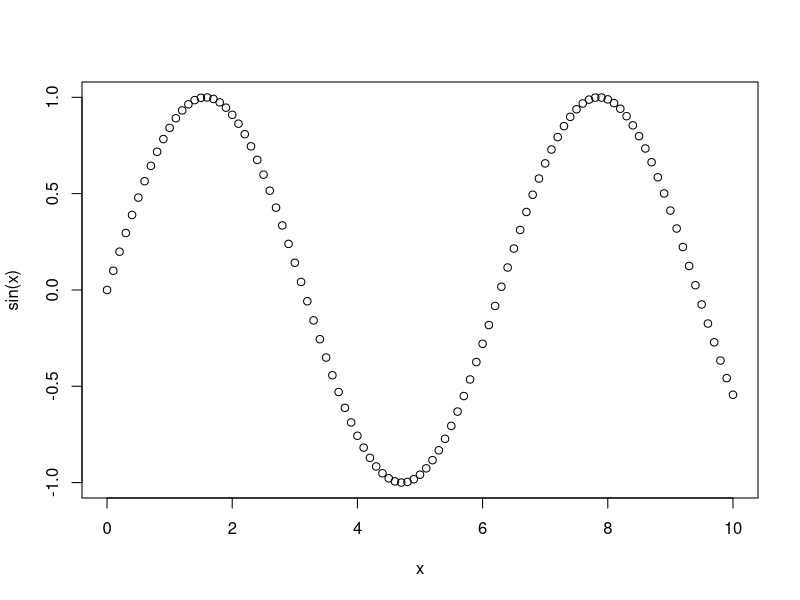
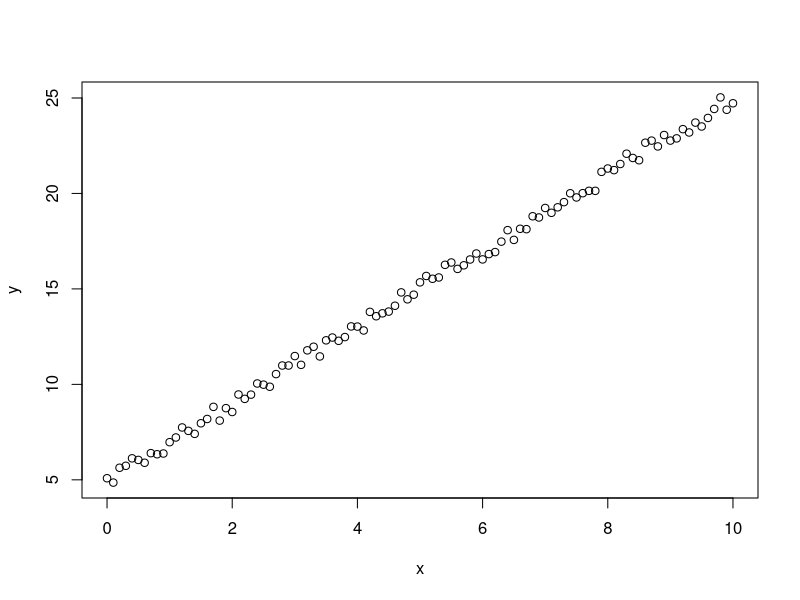
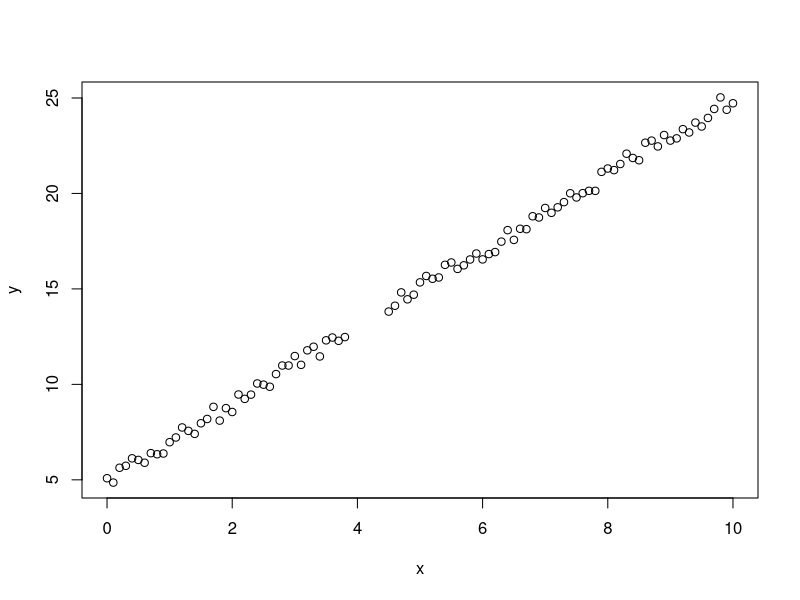
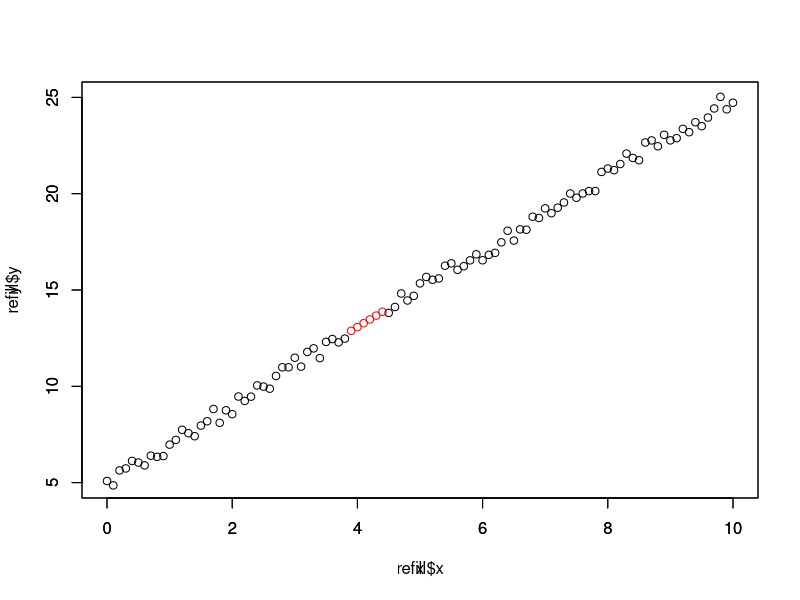

Write R code to recreate these figures, in order.
# This is a comment.
# In the command-line interpreter, use R like a calculator:
1 + 2
3 / 5
# List objects in your current environment:
ls()
# We can *assign* a value to an object, if we give it a name:
a <- 3 / 5
ls()

# Types
typeof(a)
typeof("word")
typeof(as.integer(a))
# Notice that we have nested one function inside of another.
typeof(is.integer(a))
is.integer(a)
# Show help using F1 (https://www.rstudio.com/ide/docs/using/keyboard_shortcuts)

# Data structures
## Atomic Vectors
x <- c(1, 2, 3, 4)
x
length(x)
instructors <- c("Clark", "Dan", "Marianne")
typeof(instructors)
# Access element
instructors[1]
# Append element
c(x, 6)
# Sequence of numbers
1:5
seq(5)
x <- seq(from=0, to=10, by=0.1)
x
## Lists (generic vectors)
l <- list(1, "hello", TRUE)
l
# Access element: Elements are indexed by double brackets.
l[[3]]
# Single brackets will return a(nother) list.
l[3]
length(l)
# Append element
l[[length(l) + 1]] <- FALSE
l
# Give sublist a name
xlist <- list(dim1="Name", dim2=1:5, data=head(iris))
xlist
xlist$data
xlist[[3]]

# Plotting
plot(x, sin(x))

# Stats Functions
mean(sin(x))
sd(sin(x))

# Model Fitting
x
y <- 2 * x + 4.5 + runif(x)
plot(x, y)
y0 <- y
y[40:45] <- NaN
plot(x, y)
original_set <- list(x=x, y=y0)
original_set$y
trivial_fit <- smooth.spline(original_set)
refill <- predict(trivial_fit, x[40:45])
refill
y0[40:45]

plot(x, y, xlim=c(0, 10), ylim=c(5, 25))
par(new=TRUE)
plot(refill, col='red', xlim=c(0, 10), ylim=c(5, 25))
